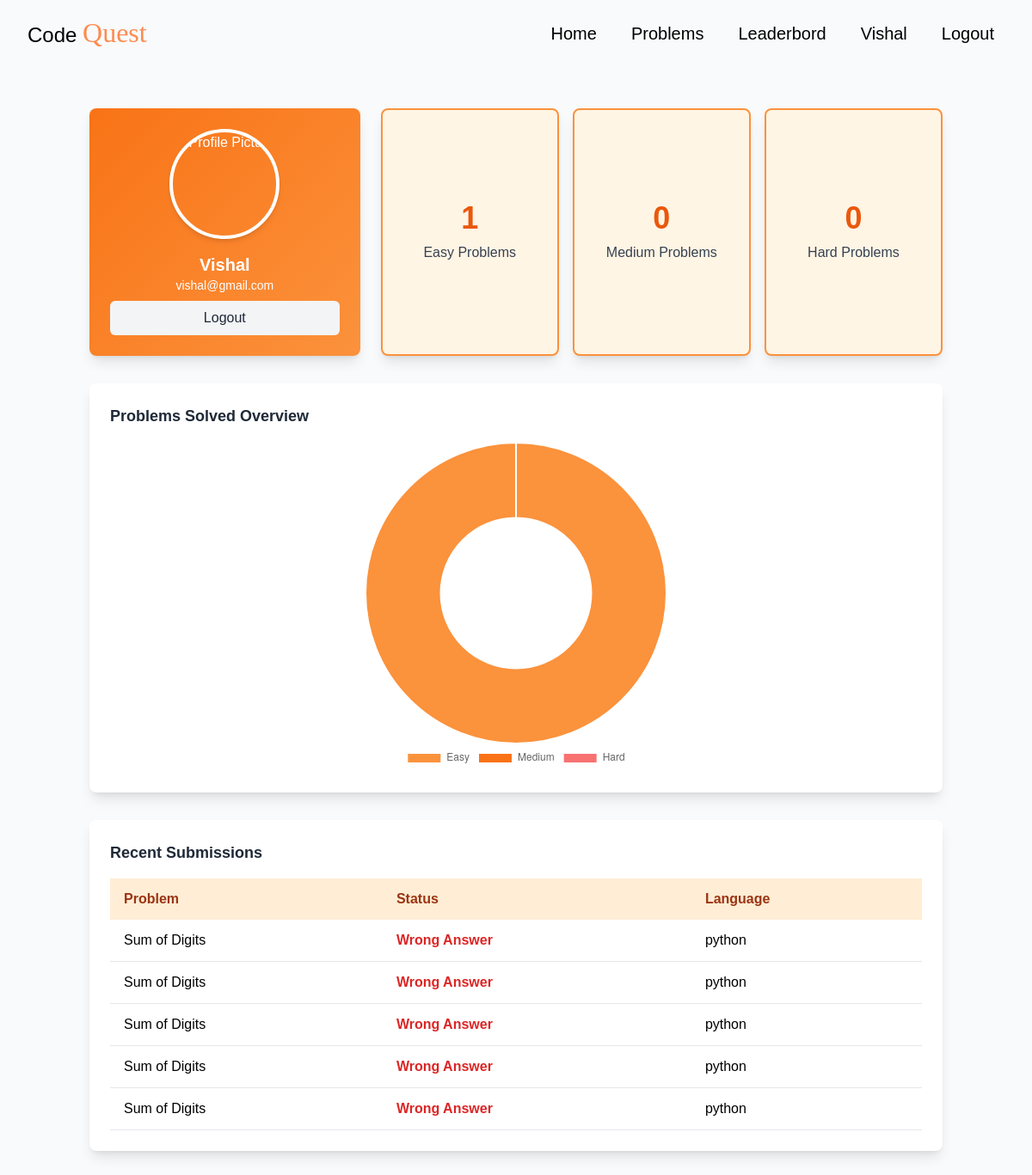
Screenshot of /account/profile/ (signed in) with the database file from the repository.
### account/models.py (models this page shows, shortened)
class Account(models.Model):
    user = models.OneToOneField(User,on_delete=models.CASCADE,related_name="account")  # Links to the default User model
    easy = models.IntegerField(default=0)  # To track the number of easy problems solved
    medium = models.IntegerField(default=0)  # To track the number of medium problems solved
    hard = models.IntegerField(default=0)  # To track the number of hard problems solved
    total_solved = models.IntegerField(default=0)  # To track the total problems solved

### submissions/models.py (models this page shows, shortened)
class Submission(models.Model):
    STATUS_CHOICES = [
        ('Accepted', 'Accepted'),
        ('Wrong Answer', 'Wrong Answer'),
        ('Runtime Error', 'Runtime Error'),
        ('Time Limit Exceeded', 'Time Limit Exceeded'),
    ]
    LANGUAGE_CHOICES = [
        ('Python', 'Python'),
        ('C++', 'C++'),
        ('Java', 'Java'),
        ('JavaScript', 'JavaScript'),
    ]
    user = models.ForeignKey(User, on_delete=models.CASCADE, related_name='submissions')
    problem = models.ForeignKey(Problem, on_delete=models.CASCADE, related_name='submissions')
    status = models.CharField(max_length=20, choices=STATUS_CHOICES)
    language = models.CharField(max_length=20, choices=LANGUAGE_CHOICES)
    submitted_at = models.DateTimeField(auto_now_add=True)

### problems/models.py (models this page shows, shortened)
class Problem(models.Model):
    DIFFICULTY_CHOICES = [
        ('Easy', 'Easy'),
        ('Medium', 'Medium'),
        ('Hard', 'Hard'),
    ]
    TAGS=[
        ('Array', 'Array'),
        ('String', 'String'),
        ('Dynamic Programming', 'Dynamic Programming'),
        ('Tree', 'Tree'),
        ('Graph', 'Graph'),
        ('Backtracking', 'Backtracking'),
        ('Linked List', 'Linked List'),
        ('Binary Search', 'Binary Search')
    ]
    title = models.CharField(max_length=255)
    problem_statement = models.TextField()
    difficulty = models.CharField(max_length=10, choices=DIFFICULTY_CHOICES)
    tags = models.CharField(max_length=255,choices=TAGS)
    time_limit = models.IntegerField(help_text="Time limit in milliseconds")
    memory_limit = models.IntegerField(help_text="Memory limit in kilobytes")
    input_format = models.TextField()
    output_format = models.TextField()
    constraints = models.TextField()
    sample_test_cases = models.JSONField(help_text="Provide sample test cases in JSON format (e.g., [{'input': '[2,7,11,15], 9', 'output': '[0,1]'}]).")
    hidden_test_cases = models.JSONField(help_text="Provide hidden test cases in JSON format for evaluation (e.g., [{'input': '[1,5,3,7,11], 16', 'output': '[3,4]'}]).")
    created_at = models.DateTimeField(auto_now_add=True)

### account/views.py (the view)
# urls.py: path('profile/', profile, name='profile'),
def profile(request):
    user = request.user
    if not user.is_authenticated:
        return redirect('login')
    else:
        data = Account.objects.get(user_id=user)
        submissions = Submission.objects.filter(user=request.user).order_by('-id')[:5]
        context = {
            'data': data,
            'submissions': submissions
        }
    return render(request, 'account/profile.html', context)

### account/templates/account/profile.html (shortened to what this page needs)
<!DOCTYPE html>
<html lang="en">
<head>
  <script src="https://cdn.tailwindcss.com"></script>
</head>
<body class="bg-gray-50">
  <nav>
      <div class="max-w-screen-xl flex flex-wrap items-center justify-between mx-auto px-8 py-4">
         <h2 class="text-2xl font-medium">Code <span>Quest</span></h2>
         <div class="hidden w-full md:block md:w-auto" id="navbar-default">
            <ul class="flex flex-col md:flex-row md:space-x-4">
               <li>
                  <a href="{% url 'home' %}" class="block py-2 px-3 hover:bg-orange">Home</a>
               </li>
               <li>
                  <a href="{% url 'problem' %}" class="block py-2 px-3">Problems</a>
               </li>
               <li>
                  <a href="{% url 'leaderboard' %}" class="block py-2 px-3">Leaderbord</a>
               </li>
               {% if user.username %}
               <li>
                  <a href=" {% url "profile" %} " class="block py-2 px-3">{{ user.username }}</a>
               </li>
               <li>
                  <a href="{% url 'logout' %}" class="block py-2 px-3">Logout</a>
               </li>
               {% endif %}
            </ul>
         </div>
      </div>
   </nav>
  <div class="container mx-auto my-8 p-4">
    <div class="grid grid-cols-1 lg:grid-cols-3 gap-6">
      <div class="profile-card p-6 rounded-lg shadow-lg text-center">
        <img src="https://img.freepik.com/free-vector/isolated-young-handsome-man-different-poses-white-background-illustration_632498-855.jpg?t=st=1734368453~exp=1734372053~hmac=437decf6ede44db5ca8764ae41b91f3c09ce4e9f9a07b136127a6ed4a0b75b99&w=740" alt="Profile Picture" height="150" width="150"
          class="w-32 h-32 mx-auto rounded-full mb-4 border-4 border-white shadow-md">
        <h2 class="text-xl font-semibold">{{ user.username }}</h2>
        <p class="text-sm">{{ user.email }}</p>
        <button
          onclick='window.location.href="{% url 'logout' %}"'
          class="mt-2 w-full bg-gray-100 text-gray-800 py-2 rounded-md font-medium hover:bg-gray-200 transition-colors">
          Logout
        </button>
      </div>
      <div class="lg:col-span-2 grid grid-cols-1 md:grid-cols-3 gap-4">
        <div class="stats-card p-6 rounded-lg shadow-lg text-center transition-transform hover:scale-105 flex flex-col justify-center">
          <h3 class="text-4xl font-bold text-orange-600">{{data.easy}}</h3>
          <p class="mt-2 text-gray-700">Easy Problems</p>
        </div>
        <div class="stats-card p-6 rounded-lg shadow-lg text-center transition-transform hover:scale-105 flex flex-col justify-center">
          <h3 class="text-4xl font-bold text-orange-600">{{data.medium}}</h3>
          <p class="mt-2 text-gray-700">Medium Problems</p>
        </div>
        <div class="stats-card p-6 rounded-lg shadow-lg text-center transition-transform hover:scale-105 flex flex-col justify-center">
          <h3 class="text-4xl font-bold text-orange-600">{{data.hard}}</h3>
          <p class="mt-2 text-gray-700">Hard Problems</p>
        </div>
      </div>
    </div>
    <div class="bg-white p-6 rounded-lg shadow-lg mt-8">
  <h3 class="text-lg font-semibold text-gray-800 mb-4">Problems Solved Overview</h3>
  <div class="relative w-full h-64 md:h-80 lg:h-96 flex justify-center">
    <canvas id="problemsChart" class="w-full h-full"></canvas>
  </div>
</div>
    <div class="bg-white p-6 rounded-lg shadow-lg mt-8">
  <h3 class="text-lg font-semibold text-gray-800 mb-4">Recent Submissions</h3>
  <table class="w-full border-collapse">
    <thead>
      <tr class="bg-orange-100 text-orange-800">
        <th class="py-3 px-4 text-left">Problem</th>
        <th class="py-3 px-4 text-left">Status</th>
        <th class="py-3 px-4 text-left">Language</th>
      </tr>
    </thead>
    <tbody>
      {% for submission in submissions %}
      <tr class="border-b">
        <td class="py-3 px-4">{{ submission.problem.title }}</td>
        <td class="py-3 px-4 font-semibold
          {% if submission.status == 'Accepted' %}
            text-green-600
          {% else %}
            text-red-600
          {% endif %}">
          {{ submission.status }}
        </td>
        <td class="py-3 px-4">{{ submission.language }}</td>
      </tr>
      {% endfor %}
    </tbody>
  </table>
</div>
  </div>
  <script>
    const ctx = document.getElementById('problemsChart').getContext('2d');
    new Chart(ctx, {
      type: 'doughnut',
      data: {
        labels: ['Easy', 'Medium', 'Hard'],
        datasets: [{
          data: [{{data.easy}}, {{data.medium}}, {{data.hard}}],
          backgroundColor: ['#fb923c', '#f97316', '#f87171'],
          hoverOffset: 10,
        }]
      },
      options: {
        responsive: true,
        plugins: {
          legend: {
            position: 'bottom',
          },
        },
      }
    });
  </script>
</body>
</html>

### account/templates/account/profile.html (style rules this page uses)
:root { --background-color: #f6f8ff; --black: #4a4947; --orange: #ffbd73; --dark-orange: #fd8b51; }
* { font-family: Gillroy, sans-serif; }
.profile-card { background: linear-gradient(135deg, #f97316, #fb923c); color: white; }
.stats-card { background-color: #fff5e5; border: 2px solid #fb923c; }
span { font-family: jost; font-weight: 500; color: var(--dark-orange); font-size: 4vh; }
a { position: relative; display: inline-block; text-decoration: none; color: var(--black); font-weight: 500; font-size: 2.5vh; transition: color 0.3s ease; }

### rows the page displays
Account: easy "1", medium "0", hard "0"
Submission: problem "Sum of Digits", status "Wrong Answer", language "python"
Submission: problem "Sum of Digits", status "Wrong Answer", language "python"
Submission: problem "Sum of Digits", status "Wrong Answer", language "python"
Submission: problem "Sum of Digits", status "Wrong Answer", language "python"
Submission: problem "Sum of Digits", status "Wrong Answer", language "python"

### other values shown
{{ user.username }} "Vishal"
{{ user.email }} "vishal@gmail.com"
chart data {{ data.medium }} 0
chart data {{ data.hard }} 0
